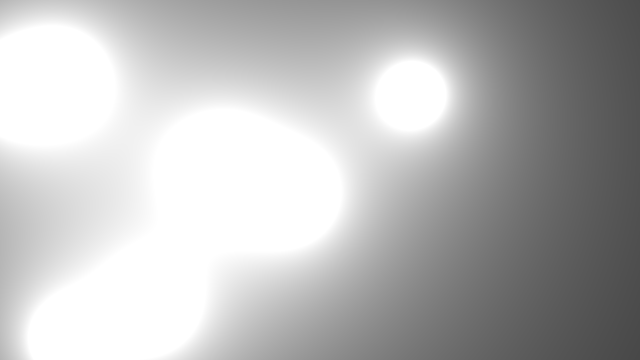
Frame 1 (no input)
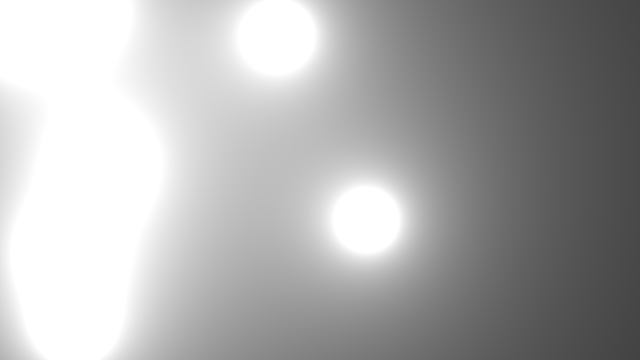
Frame 60 (the mouse pressed at the canvas centre just before this capture)
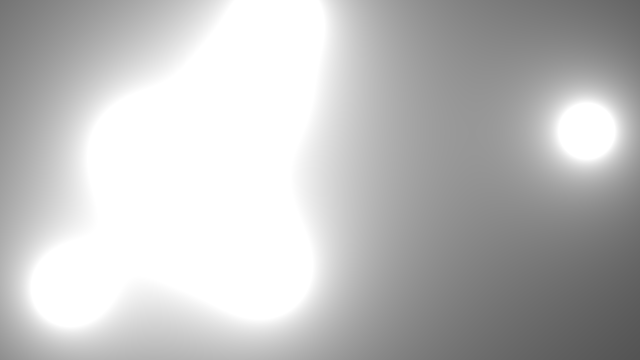
Frame 120 (the mouse held since frame 60 and released just before this capture)

The Processing sketch that drew these frames (run headless with seeded random() and noise(); from frame 60 on, the mouse is pressed at the canvas centre):

// Processing sketch: metaballs_java
// ── metaballs_java.pde
class Blob {
  PVector pos;
  float r;
  PVector vel;
  Blob( float x, float y){
    pos = new PVector(x,y);
    r = 40;
    vel = PVector.random2D();
    vel.mult(random(3, 6));
  }
  
  void update(){
    pos.add(vel);
    if(pos.x >= width || pos.x <= 0){
      vel.x *= -1;
    }
    if(pos.y >= height || pos.y <= 0){
      vel.y *= -1;
    }
  }
  
  void show() {
    noFill();
    stroke(0);
    strokeWeight(4);
    ellipse(pos.x, pos.y, r*2, r*2);
  }
}

// ── run.pde
//Blob b;
Blob[] blobs = new Blob[7];
public void settings() {
  size(640, 360);
  for (int i = 0; i < blobs.length; i++) {
    blobs[i] = new Blob(random(width), random(height));
  }
  //b = new Blob(100, 100);
}

void setup() {
  //size(640, 360);
}

void draw() {
  background(51);

  loadPixels();
  for (int x = 0; x < width; x++) {
    for (int y = 0; y < height; y++) {
      int index = x + y * width;
      float sum = 0;
      for (Blob b : blobs) {

        float d = dist(x, y, b.pos.x, b.pos.y);
        sum += 125 * blobs[0].r / d;
      }
      pixels[index] = color(sum);
    }
  }
  updatePixels();
  for ( Blob b : blobs) {  
    b.update();
    //b.show();
  }
}
